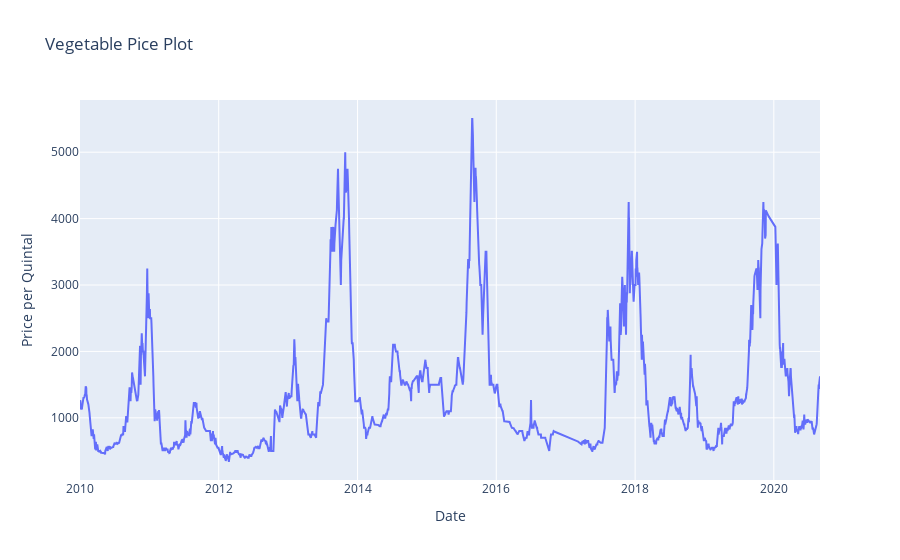

Notebook cell for this chart:
### Code cell
# import plotly.plotly as py
import plotly.graph_objs as go
# Offline mode
from plotly.offline import init_notebook_mode, iplot
init_notebook_mode(connected=True)

data = go.Scatter(x=df_mod.index,
                         y=df_mod['MODAL'].values)
layout = go.Layout(title='Vegetable Pice Plot', xaxis=dict(title='Date'),
                   yaxis=dict(title='Price per Quintal'))
fig = go.Figure(data=[data], layout=layout)
# py.iplot(fig, sharing='public')
fig.show()

### Figure 1 — Plotly figure (JSON) as saved in the notebook; plotly's stock layout.template omitted (floating-point values rounded to 4 significant figures; data arrays with more than 128 entries replaced by an {"elided": "..."} marker saying what was removed)
{"data": [{"type": "scatter", "x": {"elided": "3896 str values"}, "y": {"elided": "3896 float values"}}], "layout": {"title": {"text": "Vegetable Pice Plot"}, "xaxis": {"title": {"text": "Date"}}, "yaxis": {"title": {"text": "Price per Quintal"}}}}
